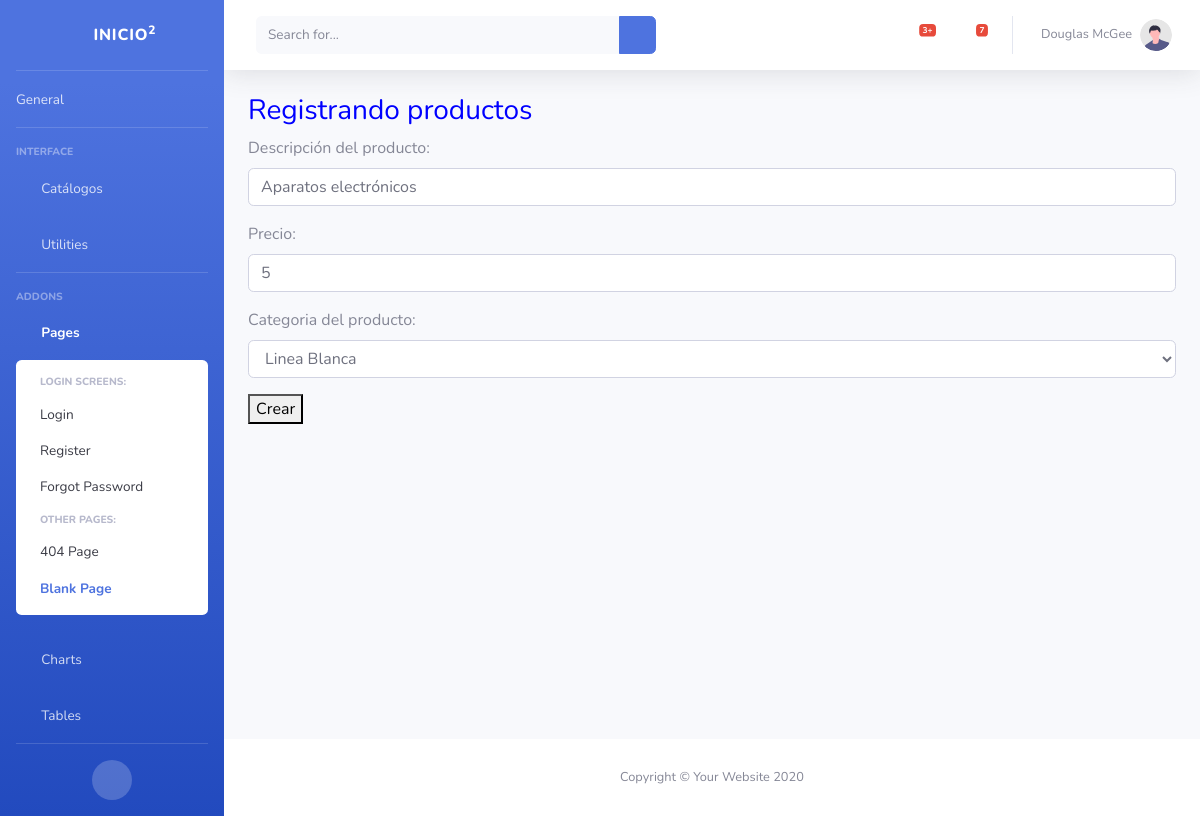
The page /catalogos/editar_producto/3 on the database its author committed.
### catalogos/models.py (models this page shows, shortened)
class Producto(classModelo):#aqui ya se ven los otros atributos en la herecia de modelos que se creo en la clase abtracta de generales classModelo
    descripcion=models.CharField(max_length=50)
    precio=models.IntegerField(default=0)
    categoria=models.ForeignKey(Categoria,on_delete=models.CASCADE)

### catalogos/views.py (the view)
# urls.py: path('editar_producto/<pk>',UpdateProducto.as_view(),name="editar_producto"),
class UpdateProducto(UpdateView):
    model = Producto
    form_class = ProductoForm
    template_name = "crear_producto.html"
    success_url = reverse_lazy('home')

### catalogos/forms.py
class ProductoForm(forms.ModelForm):
    class Meta:
        model = Producto
        fields = [
            'descripcion',
            'precio',
            'categoria',
        ]
        labels = {
            'descripcion' : 'Descripción del producto',
            'precio' : 'Precio',
            'categoria': 'Categoria del producto'
        }
        widget = {
            'descripcion' : forms.TextInput(),
            'precio': forms.TextInput(),
            'categoria': forms.TextInput()
        }
    def __init__(self, *args, **kwargs):
        super().__init__(*args, **kwargs)
        for field in iter(self.fields):
            self.fields[field].widget.attrs.update({'class':'form-control'})

### catalogos/models.py (called while the page is built)
    def  __str__(self):
        return "%s" % ( self.nombre)

### catalogos/templates/crear_producto.html (shortened to what this page needs)
{% extends "base.html" %}
{% block contenido %}
    <h3 style="color: blue;">Registrando productos</h3>
    <form action="" method='post'>
        {{ form.as_p }}
        <button type="submit">Crear</button>
    </form>
{% endblock%}

### rows shown on the page
Producto: descripcion "Aparatos electrónicos", precio "5", categoria "Linea Blanca"
